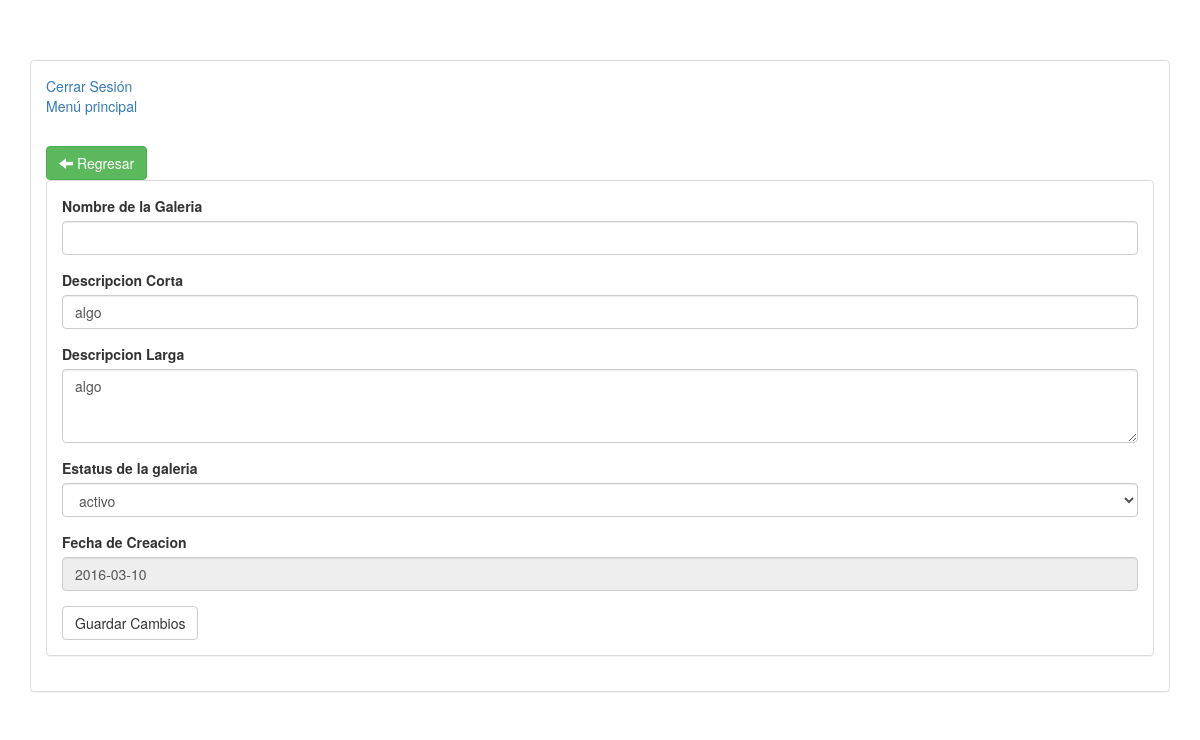
/Update_Photo.php?u=4 (signed in), run on the app's committed database.
### tables this page shows
CREATE TABLE IF NOT EXISTS `content` (
  `id_content` int(11) NOT NULL,
  `tittle` varchar(45) NOT NULL,
  `route` text,
  `url` varchar(45) DEFAULT NULL,
  `short_description` varchar(45) DEFAULT NULL,
  `long_description` text,
  `status` varchar(10) NOT NULL,
  `creation_date` date NOT NULL,
  `modification_date` date DEFAULT NULL
);

### Update_Photo.php (the view, shortened to what this page needs)
<?php
    include "config.php";
    include "header.php";
    if (isset($_GET['u'])):
        $res = $mysqli->query("SELECT * FROM content WHERE id_content=" . $_GET['u']);
        $row = $res->fetch_assoc();
    endif;
?>
    <p><br/></p>
    <a href="Galery_Photos.php" class="btn btn-success btn-md"><span class="glyphicon glyphicon-arrow-left" aria-hidden="true"></span> Regresar</a>
    <div class="panel panel-default">
        <div class="panel-body">
            <form  role="form" method="post">
                <div class="form-group">
                    <label for="nm">Nombre de la Galeria</label>
                    <input type="text" class="form-control" name="title" id="title" value="<?php echo $row['title'] ?>">
                </div>
                <div class="form-group">
                    <label for="tl">Descripcion Corta</label>
                    <input type="tel" class="form-control" name="sd" id="sd" value="<?php echo $row['short_description'] ?>">
                </div>
                <div class="form-group">
                    <label for="ar">Descripcion Larga</label>
                    <textarea class="form-control" name="ld" id="ar" rows="3" id="lg"><?php echo $row['long_description'] ?></textarea>
                </div>
                <div class="form-group">
                    <label for="gd">Estatus de la galeria</label>
                        <?php if ($row['status'] == 'true') { ?>
                            <select class="form-control" id="st" name="st">
                                <option value="true"><?php echo 'activo' ?></option>
                            </select>
                         <?php } ?>
                </div>
                <div class="form-group">
                    <label for="ar">Fecha de Creacion</label>
                    <input type="text" class="form-control" name="cd" id="tl" value="<?php echo $row['creation_date'] ?>" disabled="">
                </div>
                <button type="submit" name="bts" class="btn btn-default">Guardar Cambios</button>
            </form>
        </div>
    </div>
<?php
    include "footer.php";
?>

### data on the page
content: sd "algo", ld "algo", cd "2016-03-10"
